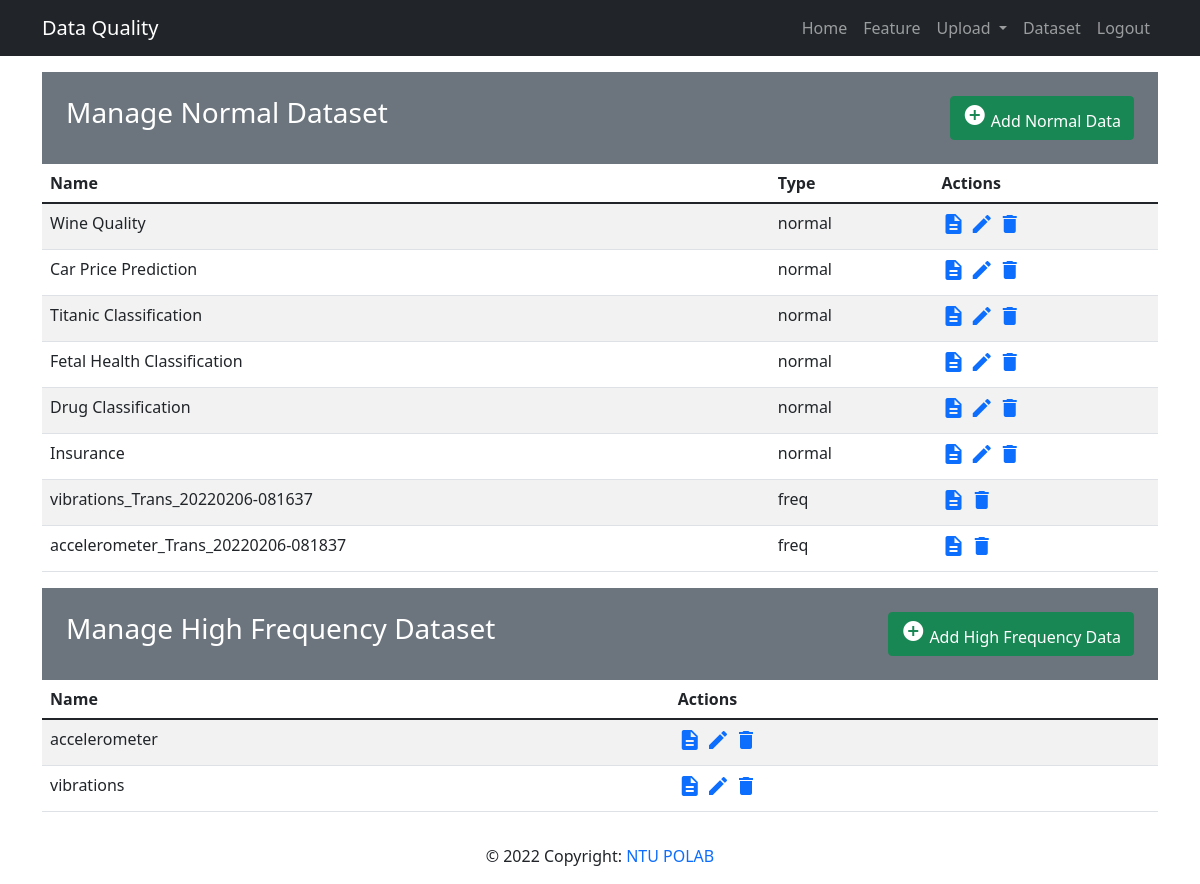
The app's page /mainapp/show_data/all (signed in), older data.
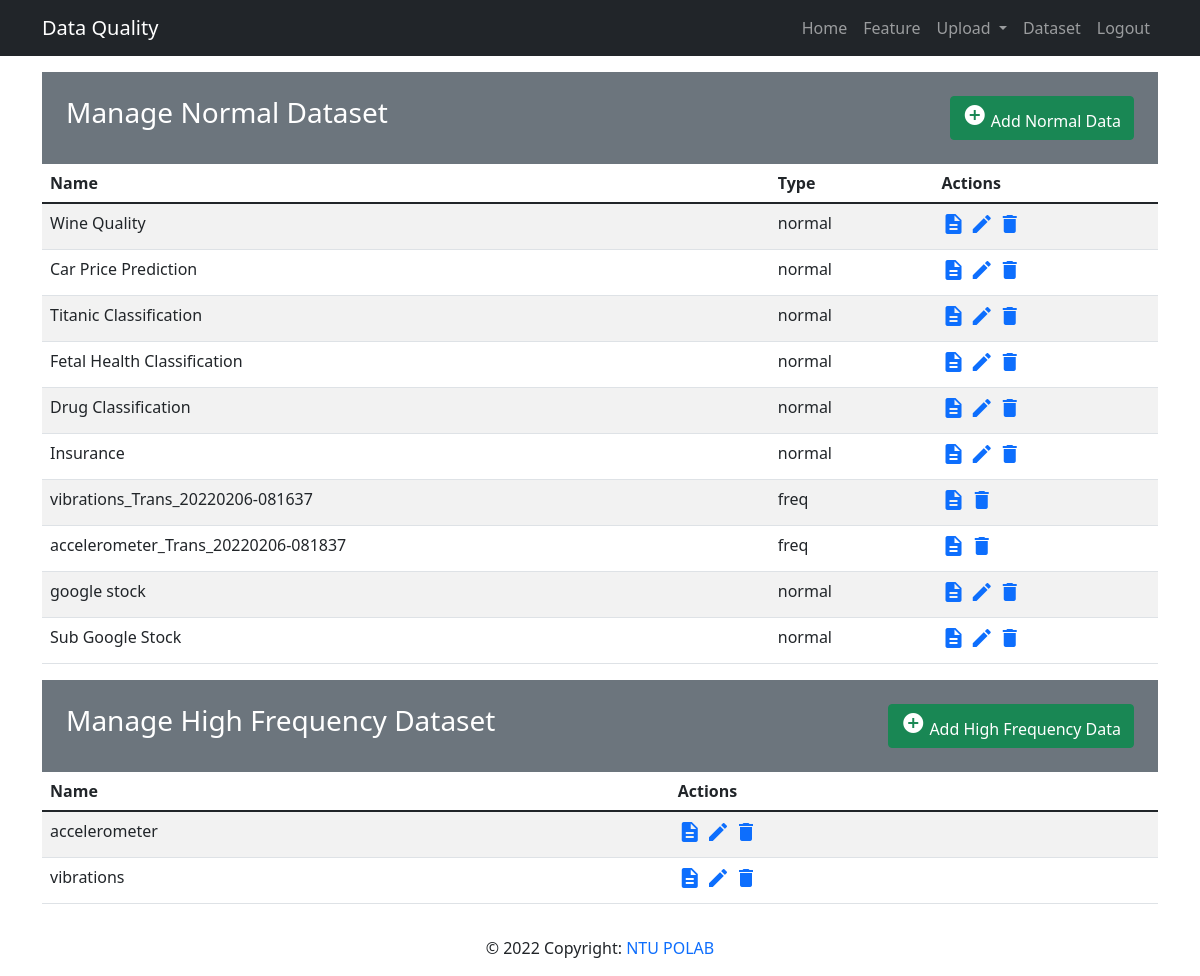
The same page, newer data.
### mainapp/models.py (models this page shows, shortened)
class Data(models.Model):
  datatype_choices = [
    ('normal', 'Normal'),
    ('freq', 'High Frequency'),
    ('time', 'Time Series')
  ]
  question_choices = [
    ('classification', 'Classification'),
    ('regression', 'Regression'),
  ]
  name = models.CharField('Data Name', max_length=50)
  owner = models.ForeignKey(User, on_delete=models.CASCADE)
  rawdata = models.FileField(upload_to='rawdata/', validators=[file_size, validate_file_extension])
  attribute_data = models.FileField(upload_to='attribute/', validators=[file_size, validate_file_extension])
  datatype = models.CharField(max_length=10, choices=datatype_choices, default='normal')
  questiontype = models.CharField(max_length=15, choices=question_choices, default='classification')
  freq_config = models.JSONField(null=True, blank=True)
  def __str__(self):
      return self.name

class HighFrequencyData(models.Model):
  name = models.CharField('Data Name', max_length=50)
  owner = models.ForeignKey(User, on_delete=models.CASCADE)
  rawdata = models.FileField(upload_to='HFD/rawdata/', validators=[validate_file_extension])
  config = models.FileField(upload_to='HFD/config/')
  transData = models.ManyToManyField(Data, blank=True)
  def __str__(self):
      return self.name

### mainapp/views.py (the view)
# urls.py: path('show_data/all', views.list_data, name='list-data'),
@login_required(login_url='/members/login_user')
def list_data(request):
  user = request.user
  data_list = Data.objects.filter(owner=user)
  hfd_list = HighFrequencyData.objects.filter(owner=user)
  context = {
    'data_list': data_list,
    'hfd_list': hfd_list,
  }
  return render(request, 'mainapp/data_list.html', context)

### mainapp/templates/mainapp/data_list.html
{% extends 'base.html' %}
{% block content %}
  <div class="my-3">
    <div class="bg-secondary text-white p-4">
      <div class="row">
        <div class="col-6">
          <h3>Manage Normal Dataset</h3>
        </div>
        <div class="col-6 text-end">
          <a href="{% url 'upload-view'%}" class="btn btn-success"><i class="material-icons">&#xE147;</i> <span>Add Normal Data</span></a>
        </div>
      </div>
    </div>
    {% if data_list %}
      <table class="table table-striped table-hover">
        <thead>
          <tr>
            <th>Name</th>
            <th>Type</th>
            <th>Actions</th>
          </tr>
        </thead>
        {% for data in data_list %}
          <tr>
            <td>
              {{ data }}
            </td>
            <td>
              {{ data.datatype }}
            </td>
            {% if data.datatype == 'normal' %}
              <td>
                <a href="{% url 'show-data' data.id %}"><i class="material-icons">description</i></a>
                <a href="{% url 'update-data' data.id%}"><i class="material-icons">&#xE254;</i></a>
                <a href="{% url 'delete-data' data.id%}"><i class="material-icons">delete</i></a>
              </td>
            {% else %}
              <td>
                <a href="{% url 'show-data' data.id %}"><i class="material-icons">description</i></a>
                <a href="{% url 'delete-data' data.id%}"><i class="material-icons">delete</i></a>
              </td>
            {% endif %}
          </tr>
        {% endfor %}
      </table>
    {% else %}
      <div class="alert alert-warning">
        You haven't upload your data.
      </div>
    {% endif %}
  </div>
  <div class="my-3">
    <div class="bg-secondary text-white p-4">
      <div class="row">
        <div class="col-6">
          <h3>Manage High Frequency Dataset</h3>
        </div>
        <div class="col-6 text-end">
          <a href="{% url 'upload-hfd' %}" class="btn btn-success"><i class="material-icons">&#xE147;</i> <span>Add High Frequency Data</span></a>
        </div>
      </div>
    </div>
    {% if hfd_list %}
      <table class="table table-striped table-hover">
        <thead>
          <tr>
            <th>Name</th>
            <th>Actions</th>
          </tr>
        </thead>
        {% for data in hfd_list %}
          <tr>
            <td>
              {{ data }}
            </td>
            <td >
              <a href="{% url 'show-hfd' data.id %}"><i class="material-icons">description</i></a>
              <a href="{% url 'update-hfd' data.id%}"><i class="material-icons">&#xE254;</i></a>
              <a href="{% url 'delete-hfd' data.id%}"><i class="material-icons">delete</i></a>
            </td>
          </tr>
        {% endfor %}
      </table>
    {% else %}
      <div class="alert alert-warning">
        You haven't upload your data.
      </div>
    {% endif %}
  </div>
{% endblock %}

Row changes from the older to the newer data that the page shows:
added Data: name "google stock", datatype "normal"
added Data: name "Sub Google Stock", datatype "normal"
